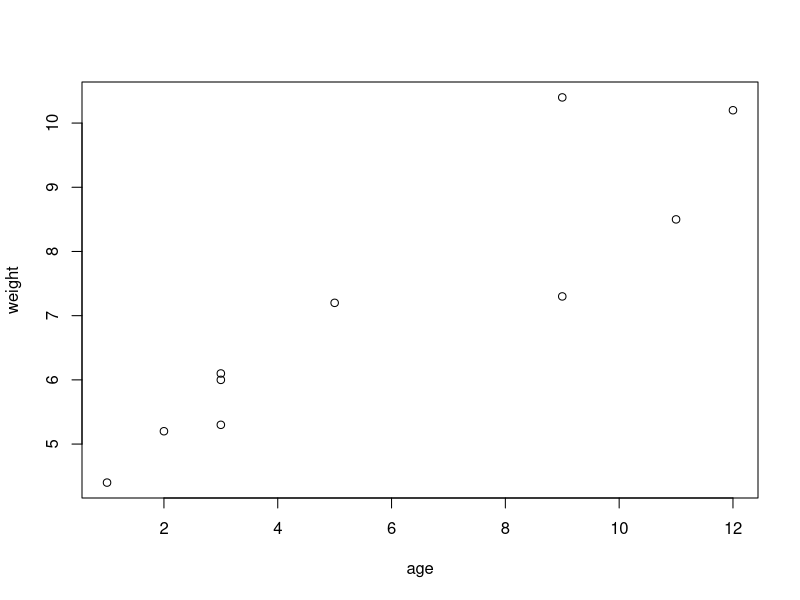
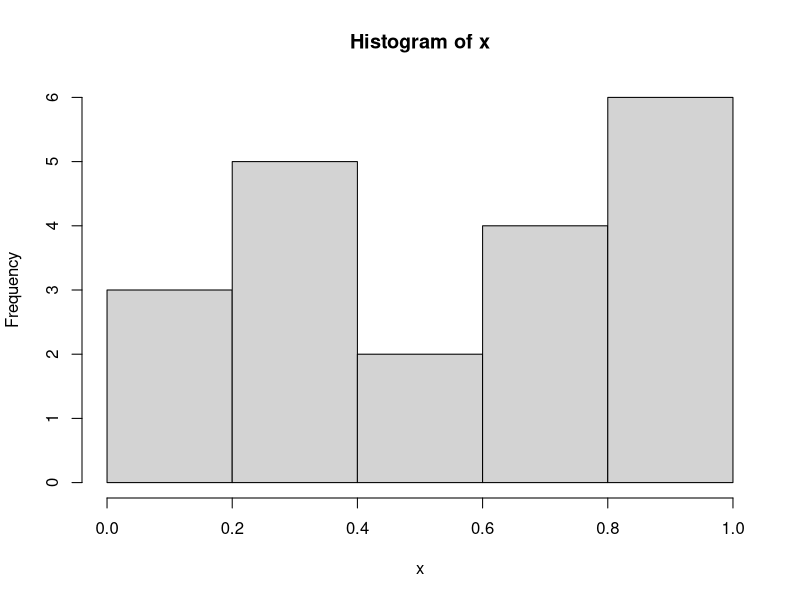

Recreate these plots in R, in order. (Note: this script raises an error after producing the figures.)
#------------------------------------#
# R in Action (2nd ed): Chapter 1    #
# Introduction to R                  #
#------------------------------------#

# A sample R session
# q() is commented out so you don't accidently exit

# Listing 1.1 - A Sample R session

age <- c(1,3,5,2,11,9,3,9,12,3)
weight <- c(4.4,5.3,7.2,5.2,8.5,7.3,6.0,10.4,10.2,6.1)
mean(weight)
sd(weight)
cor(age,weight)
plot(age,weight)
# q()


# Listing 1.2 - An example of commands used to manage the R Workspace. 
#dir.create("C:/myprojects/project1")
setwd("C:/Users/leishen/Documents/R/win-library/project1") # change the path to one of your directories
options()
options(digits=3)
x <- runif(20)
summary(x)
hist(x)
savehistory()
save.image()
# q()


# Listing 1.3 - Working with a new package

help.start()
install.packages("vcd")
help(package="vcd")
library(vcd)
help(Arthritis)
Arthritis
example(Arthritis)
# q()

# Listing 1.6

lm(mpg~wt,data=mtcars)
lmfit <- lm(mpg~wt,data=mtcars)
summary(lmfit)
plot(lmfit)
cook<-cooks.distance(lmfit)
plot(cook)
#predict(lmfit,mynewdata)
